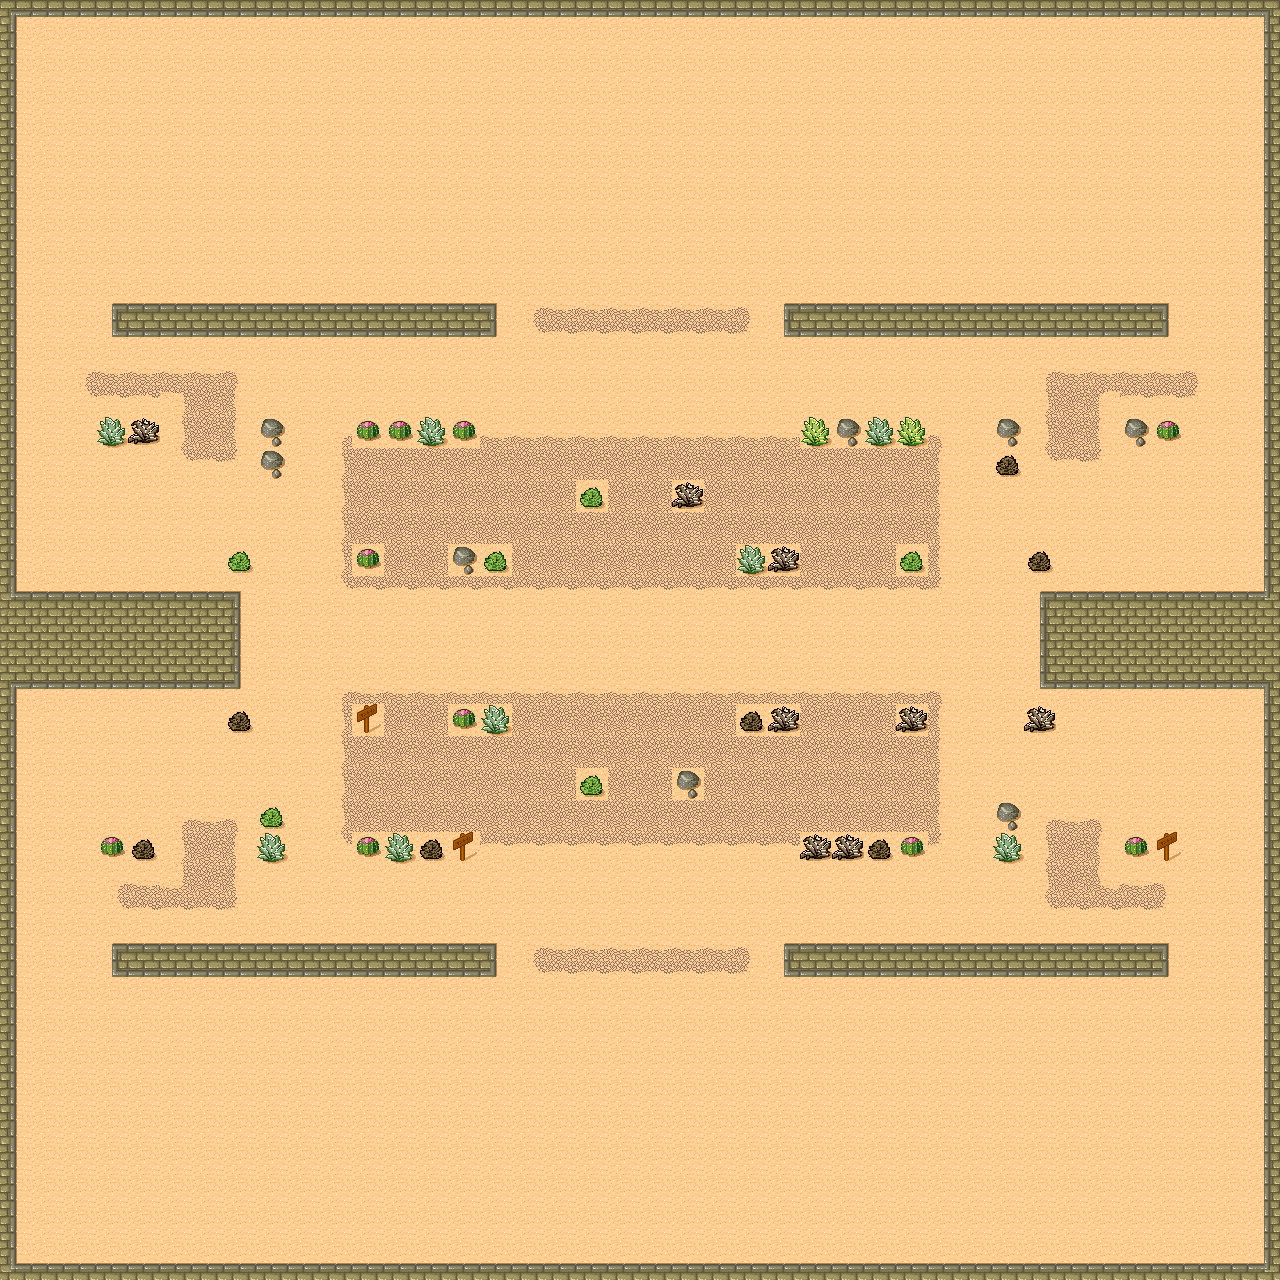

Below is a game level as drawn by its tile map, then a one-line description and the .tmx that defines it (tile-layer data replaced by summaries):
An orthogonal 40x40 tile map with 32x32 px tiles, 1 tile layer (Ground) and 32 objects (15x SandTrigger, 10x Wall, 4x DirtTrigger, 2x BotSpawn, GoalPosition).

<map version="1.0" orientation="orthogonal" renderorder="right-down" width="40" height="40" tilewidth="32" tileheight="32" nextobjectid="60">
 <tileset firstgid="1" source="WarGame.tsx" />
 <layer name="Ground" width="40" height="40">
  <properties>
   <property name="static" value="1" />
  </properties>
  <data>[1600 cells, 1600 non-empty, 35 distinct tile ids]</data>
 </layer>
 <objectgroup name="GroundTypeColliders" opacity="0.5">
  <object id="4" name="Dirt" type="DirtTrigger" x="352" y="448" width="576" height="128" />
  <object id="6" name="Wall" type="Wall" x="0" y="16" width="16" height="1248" />
  <object id="8" name="Wall" type="Wall" x="1264" y="16" width="16" height="1248" />
  <object id="9" name="Wall" type="Wall" x="0" y="0" width="1280" height="16" />
  <object id="10" name="Wall" type="Wall" x="0" y="1264" width="1280" height="16" />
  <object id="13" name="Wall" type="Wall" x="1040" y="592" width="224" height="96" />
  <object id="14" name="Wall" type="Wall" x="16" y="592" width="224" height="96" />
  <object id="15" name="Sand" type="SandTrigger" x="16" y="16" width="1248" height="288" />
  <object id="17" name="Sand" type="SandTrigger" x="16" y="976" width="1248" height="288" />
  <object id="18" name="Sand" type="SandTrigger" x="16" y="944" width="96" height="32" />
  <object id="19" name="Sand" type="SandTrigger" x="16" y="304" width="96" height="32" />
  <object id="20" name="Sand" type="SandTrigger" x="1168" y="304" width="96" height="32" />
  <object id="21" name="Sand" type="SandTrigger" x="1168" y="944" width="96" height="32" />
  <object id="22" name="Sand" type="SandTrigger" x="352" y="336" width="576" height="112" />
  <object id="23" name="Sand" type="SandTrigger" x="352" y="832" width="576" height="112" />
  <object id="24" name="Sand" type="SandTrigger" x="16" y="336" width="336" height="256" />
  <object id="25" name="Sand" type="SandTrigger" x="16" y="688" width="336" height="256" />
  <object id="26" name="Sand" type="SandTrigger" x="928" y="688" width="336" height="256" />
  <object id="27" name="Sand" type="SandTrigger" x="928" y="336" width="336" height="256" />
  <object id="29" name="Sand" type="SandTrigger" x="240" y="592" width="800" height="96" />
  <object id="30" name="Dirt" type="DirtTrigger" x="352" y="704" width="576" height="128" />
  <object id="31" name="Sand" type="SandTrigger" x="352" y="576" width="576" height="16" />
  <object id="32" name="Sand" type="SandTrigger" x="352" y="688" width="576" height="16" />
  <object id="53" name="Wall" type="Wall" x="112" y="944" width="384" height="32" />
  <object id="55" name="Wall" type="Wall" x="784" y="944" width="384" height="32" />
  <object id="56" name="Wall" type="Wall" x="784" y="304" width="384" height="32" />
  <object id="57" name="Wall" type="Wall" x="112" y="304" width="384" height="32" />
  <object id="58" name="Dirt" type="DirtTrigger" x="496" y="304" width="288" height="32" />
  <object id="59" name="Dirt" type="DirtTrigger" x="496" y="944" width="288" height="32" />
 </objectgroup>
 <objectgroup name="ObjectSpawns" opacity="0.2">
  <object id="1" name="BotSpawn1" type="BotSpawn" x="96" y="32" width="1088" height="224" />
  <object id="2" name="BotSpawn0" type="BotSpawn" x="96" y="1024" width="1088" height="224" />
  <object id="3" name="GoalPosition" type="GoalPosition" x="416" y="512" width="448" height="256" />
 </objectgroup>
 <objectgroup name="Objects" />
</map>